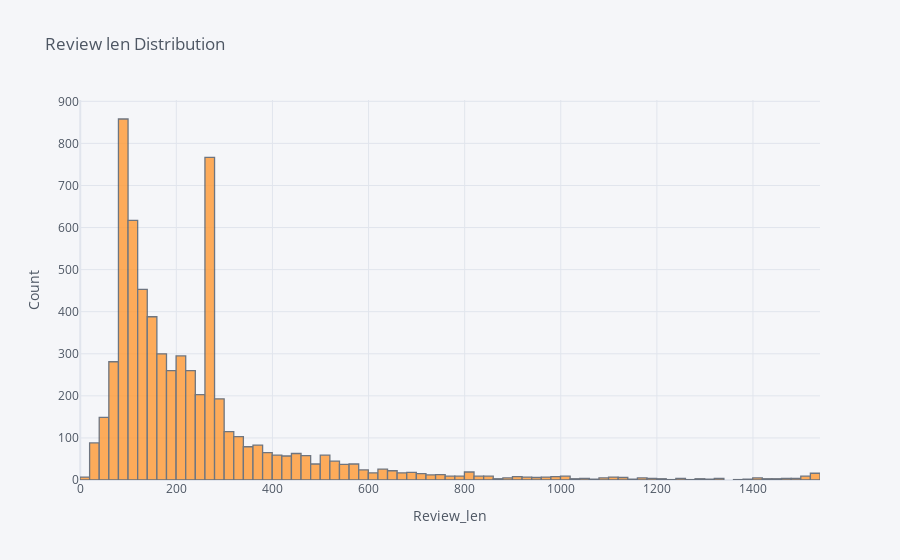

Notebook cell for this chart:
### Code cell
train['Review_len'].iplot(kind = 'hist',xTitle = 'Review_len',yTitle = 'Count',
                         title = 'Review len Distribution')

### Figure 1 — Plotly figure (JSON) as saved in the notebook; plotly's stock layout.template omitted (floating-point values rounded to 4 significant figures; data arrays with more than 128 entries replaced by an {"elided": "..."} marker saying what was removed)
{"data": [{"histfunc": "count", "histnorm": "", "marker": {"color": "rgba(255, 153, 51, 1.0)", "line": {"color": "#4D5663", "width": 1.3}}, "name": "Review_len", "opacity": 0.8, "orientation": "v", "type": "histogram", "x": {"elided": "6393 int values"}}], "layout": {"barmode": "overlay", "legend": {"bgcolor": "#F5F6F9", "font": {"color": "#4D5663"}}, "paper_bgcolor": "#F5F6F9", "plot_bgcolor": "#F5F6F9", "title": {"font": {"color": "#4D5663"}, "text": "Review len Distribution"}, "xaxis": {"gridcolor": "#E1E5ED", "showgrid": true, "tickfont": {"color": "#4D5663"}, "title": {"font": {"color": "#4D5663"}, "text": "Review_len"}, "zerolinecolor": "#E1E5ED"}, "yaxis": {"gridcolor": "#E1E5ED", "showgrid": true, "tickfont": {"color": "#4D5663"}, "title": {"font": {"color": "#4D5663"}, "text": "Count"}, "zerolinecolor": "#E1E5ED"}}}
